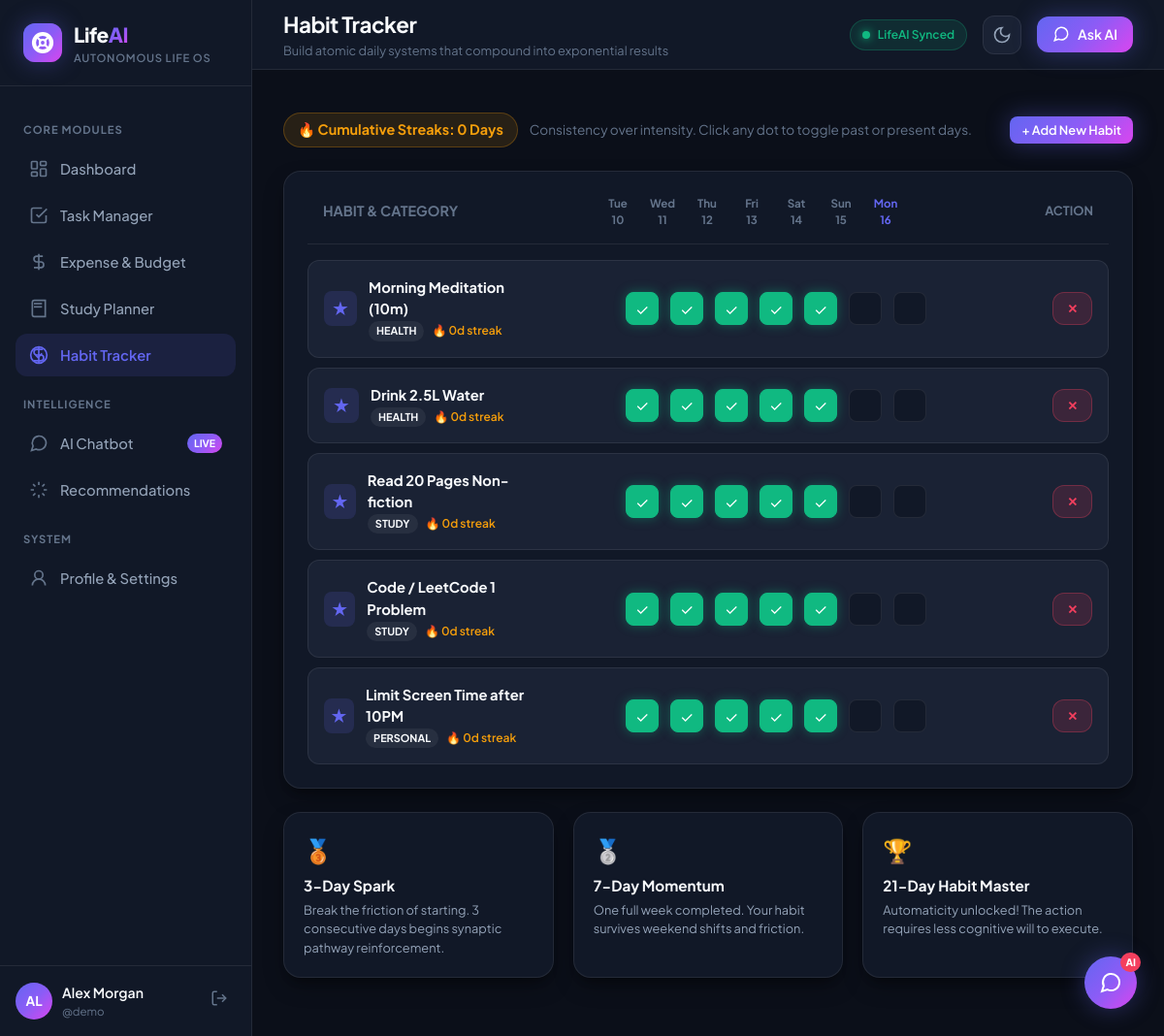
Page /habits (signed in) on the committed database.
### tables this page shows
CREATE TABLE users (
        id INTEGER PRIMARY KEY AUTOINCREMENT,
        username TEXT UNIQUE NOT NULL,
        email TEXT UNIQUE NOT NULL,
        password_hash TEXT NOT NULL,
        full_name TEXT NOT NULL,
        monthly_budget REAL DEFAULT 2500.0,
        theme TEXT DEFAULT 'dark',
        created_at TIMESTAMP DEFAULT CURRENT_TIMESTAMP
    );

CREATE TABLE habits (
        id INTEGER PRIMARY KEY AUTOINCREMENT,
        user_id INTEGER NOT NULL,
        name TEXT NOT NULL,
        category TEXT DEFAULT 'General',
        icon TEXT DEFAULT 'sparkles',
        created_at TIMESTAMP DEFAULT CURRENT_TIMESTAMP,
        FOREIGN KEY (user_id) REFERENCES users (id) ON DELETE CASCADE
    );

### app.py (the view)
@app.route('/habits')
@login_required
def habits():
    user_id = session['user_id']
    conn = get_db()
    raw_habits = conn.execute("SELECT * FROM habits WHERE user_id = ?", (user_id,)).fetchall()
    today = date.today()
    past_7_days = [(today - timedelta(days=i)) for i in range(6, -1, -1)]
    habit_rows = []
    for h in raw_habits:
        logs = conn.execute("""
            SELECT date, completed FROM habit_logs
            WHERE habit_id = ? AND date >= ?
        """, (h['id'], past_7_days[0].isoformat())).fetchall()
        log_map = {l['date']: l['completed'] for l in logs}
        day_checks = []
        for d in past_7_days:
            d_str = d.isoformat()
            day_checks.append({
                'date': d_str,
                'completed': bool(log_map.get(d_str, 0) == 1),
                'is_today': (d == today),
                'label': d.strftime('%a')
            })
        streak = 0
        curr = today
        if not log_map.get(today.isoformat(), 0):
            curr = curr - timedelta(days=1)
        while True:
            row = conn.execute("""
                SELECT completed FROM habit_logs WHERE habit_id = ? AND date = ? AND completed = 1
            """, (h['id'], curr.isoformat())).fetchone()
            if row:
                streak += 1
                curr = curr - timedelta(days=1)
            else:
                break
        habit_rows.append({
            'id': h['id'],
            'name': h['name'],
            'category': h['category'],
            'icon': h['icon'],
            'streak': streak,
            'days': day_checks,
            'done_today': bool(log_map.get(today.isoformat(), 0) == 1)
        })
    conn.close()
    return render_template('habits.html', habits=habit_rows, past_days=past_7_days)

### app.py (called while the page is built)
def login_required(f):
    @wraps(f)
    def decorated_function(*args, **kwargs):
        if 'user_id' not in session:
            flash('Please log in to access your LifeAI dashboard.', 'warning')
            return redirect(url_for('login'))
        return f(*args, **kwargs)
    return decorated_function

@app.context_processor
def inject_user():
    if 'user_id' in session:
        conn = get_db()
        user = conn.execute("SELECT * FROM users WHERE id = ?", (session['user_id'],)).fetchone()
        conn.close()
        return {'current_user': user}
    return {'current_user': None}

### database.py (called while the page is built)
def get_db():
    conn = sqlite3.connect(DB_PATH, timeout=30.0)
    conn.row_factory = sqlite3.Row
    conn.execute("PRAGMA journal_mode = WAL")
    conn.execute("PRAGMA foreign_keys = ON")
    return conn

### templates/habits.html (shortened to what this page needs)
{% extends 'base.html' %}
{% block page_title %}Habit Tracker{% endblock %}
{% block page_subtitle %}Build atomic daily systems that compound into exponential results{% endblock %}
{% block content %}
<div style="display: flex; align-items: center; justify-content: space-between; margin-bottom: 24px; flex-wrap: wrap; gap: 14px;">
    <div style="display: flex; align-items: center; gap: 12px;">
        <span class="habit-streak-badge" style="font-size: 0.9rem; padding: 6px 14px;">
            🔥 Cumulative Streaks: {{ habits|sum(attribute='streak') }} Days
        </span>
        <span style="font-size: 0.85rem; color: var(--text-muted);">
            Consistency over intensity. Click any dot to toggle past or present days.
        </span>
    </div>
    <button class="btn-primary btn-sm" onclick="openModal('newHabitModal')">
        + Add New Habit
    </button>
</div>
<div class="glass-card" style="margin-bottom: 24px;">
    <div style="display: flex; align-items: center; justify-content: space-between; padding: 0 16px 16px 16px; border-bottom: 1px solid var(--border-color); margin-bottom: 16px;">
        <div style="font-weight: 700; font-size: 0.9rem; color: var(--text-muted); width: 220px;">
            HABIT & CATEGORY
        </div>
        <div style="display: flex; align-items: center; gap: 12px; margin-right: 50px;">
            {% for d in past_days %}
            <div style="width: 34px; text-align: center; font-size: 0.72rem; font-weight: 700; color: {{ 'var(--primary)' if loop.last else 'var(--text-muted)' }};">
                <div>{{ d.strftime('%a') }}</div>
                <div>{{ d.strftime('%d') }}</div>
            </div>
            {% endfor %}
        </div>
        <div style="font-weight: 700; font-size: 0.8rem; color: var(--text-muted); width: 80px; text-align: right;">
            ACTION
        </div>
    </div>
    <div style="display: flex; flex-direction: column; gap: 10px;">
        {% if habits %}
            {% for habit in habits %}
            <div class="habit-row" id="habit-row-{{ habit.id }}" style="margin-bottom: 0;">
                <div class="habit-name-group">
                    <div class="habit-icon-box">★</div>
                    <div>
                        <div style="font-weight: 700; font-size: 0.92rem;">{{ habit.name }}</div>
                        <div style="display: flex; align-items: center; gap: 8px; margin-top: 2px;">
                            <span class="tag-badge" style="background: rgba(255,255,255,0.06); font-size: 0.68rem;">{{ habit.category }}</span>
                            <span style="font-size: 0.75rem; color: var(--accent-amber); font-weight: 600;">🔥 {{ habit.streak }}d streak</span>
                        </div>
                    </div>
                </div>
                <div class="habit-dots-track">
                    {% for day in habit.days %}
                    <button class="habit-dot-btn {{ 'completed' if day.completed else '' }}"
                            onclick="toggleHabitDate({{ habit.id }}, '{{ day.date }}', this)"
                            title="{{ day.date }} ({{ day.label }})">
                        ✓
                    </button>
                    {% endfor %}
                </div>
                <div style="width: 80px; text-align: right;">
                    <button class="btn-danger btn-sm" onclick="deleteHabit({{ habit.id }})" title="Delete habit">✕</button>
                </div>
            </div>
            {% endfor %}
        {% else %}
            <div style="text-align: center; padding: 40px; color: var(--text-muted);">
                No habits created yet. Click "+ Add New Habit" to install your daily micro-habits!
            </div>
        {% endif %}
    </div>
</div>
<div class="grid-cols-3">
    <div class="glass-card" style="padding: 20px;">
        <div style="font-size: 1.5rem; margin-bottom: 8px;">🥉</div>
        <h4 style="font-size: 0.95rem; font-weight: 700; margin-bottom: 4px;">3-Day Spark</h4>
        <p style="font-size: 0.8rem; color: var(--text-secondary);">Break the friction of starting. 3 consecutive days begins synaptic pathway reinforcement.</p>
    </div>
    <div class="glass-card" style="padding: 20px;">
        <div style="font-size: 1.5rem; margin-bottom: 8px;">🥈</div>
        <h4 style="font-size: 0.95rem; font-weight: 700; margin-bottom: 4px;">7-Day Momentum</h4>
        <p style="font-size: 0.8rem; color: var(--text-secondary);">One full week completed. Your habit survives weekend shifts and friction.</p>
    </div>
    <div class="glass-card" style="padding: 20px;">
        <div style="font-size: 1.5rem; margin-bottom: 8px;">🏆</div>
        <h4 style="font-size: 0.95rem; font-weight: 700; margin-bottom: 4px;">21-Day Habit Master</h4>
        <p style="font-size: 0.8rem; color: var(--text-secondary);">Automaticity unlocked! The action requires less cognitive will to execute.</p>
    </div>
</div>
{% endblock %}

### templates/base.html (shortened to what this page needs)
<!DOCTYPE html>
<html lang="en" data-theme="{{ session.get('theme', 'dark') }}">
<head>
    <link rel="stylesheet" href="{{ url_for('static', filename='css/style.css') }}">
</head>
<body class="{{ 'authenticated' if current_user else 'auth-page' }}">
    {% if current_user %}
    <div class="app-layout">
        <aside class="sidebar" id="sidebar">
            <div class="sidebar-header">
                <a href="{{ url_for('dashboard') }}" class="brand-logo">
                    <div class="logo-orb">
                        <span class="orb-pulse"></span>
                    </div>
                    <div class="brand-text">
                        <span class="brand-name">Life<span>AI</span></span>
                        <span class="brand-tag">Autonomous Life OS</span>
                    </div>
                </a>
            </div>
            <nav class="sidebar-nav">
                <div class="nav-section-title">CORE MODULES</div>
                <a href="{{ url_for('dashboard') }}" class="nav-item {{ 'active' if request.endpoint == 'dashboard' else '' }}">
                    <svg width="20" height="20" viewBox="0 0 24 24" fill="none" stroke="currentColor" stroke-width="2"><rect width="7" height="9" x="3" y="3" rx="1"/><rect width="7" height="5" x="14" y="3" rx="1"/><rect width="7" height="9" x="14" y="12" rx="1"/><rect width="7" height="5" x="3" y="16" rx="1"/></svg>
                    <span>Dashboard</span>
                </a>
                <a href="{{ url_for('tasks') }}" class="nav-item {{ 'active' if request.endpoint == 'tasks' else '' }}">
                    <svg width="20" height="20" viewBox="0 0 24 24" fill="none" stroke="currentColor" stroke-width="2"><path d="m9 11 3 3L22 4"/><path d="M21 12v7a2 2 0 0 1-2 2H5a2 2 0 0 1-2-2V5a2 2 0 0 1 2-2h11"/></svg>
                    <span>Task Manager</span>
                </a>
                <a href="{{ url_for('expenses') }}" class="nav-item {{ 'active' if request.endpoint == 'expenses' else '' }}">
                    <svg width="20" height="20" viewBox="0 0 24 24" fill="none" stroke="currentColor" stroke-width="2"><line x1="12" x2="12" y1="2" y2="22"/><path d="M17 5H9.5a3.5 3.5 0 0 0 0 7h5a3.5 3.5 0 0 1 0 7H6"/></svg>
                    <span>Expense & Budget</span>
                </a>
                <a href="{{ url_for('study') }}" class="nav-item {{ 'active' if request.endpoint == 'study' else '' }}">
                    <svg width="20" height="20" viewBox="0 0 24 24" fill="none" stroke="currentColor" stroke-width="2"><path d="M4 19.5v-15A2.5 2.5 0 0 1 6.5 2H20v20H6.5a2.5 2.5 0 0 1-2.5-2.5Z"/><path d="M6 6h10"/><path d="M6 10h10"/></svg>
                    <span>Study Planner</span>
                </a>
                <a href="{{ url_for('habits') }}" class="nav-item {{ 'active' if request.endpoint == 'habits' else '' }}">
                    <svg width="20" height="20" viewBox="0 0 24 24" fill="none" stroke="currentColor" stroke-width="2"><path d="M12 2v20M17 5H9.5a3.5 3.5 0 0 0 0 7h5a3.5 3.5 0 0 1 0 7H6"/><circle cx="12" cy="12" r="10"/><path d="m8 12 3 3 5-5"/></svg>
                    <span>Habit Tracker</span>
                </a>
                <div class="nav-section-title">INTELLIGENCE</div>
                <a href="{{ url_for('chat') }}" class="nav-item ai-item {{ 'active' if request.endpoint == 'chat' else '' }}">
                    <svg width="20" height="20" viewBox="0 0 24 24" fill="none" stroke="currentColor" stroke-width="2"><path d="m3 21 1.9-5.7a8.5 8.5 0 1 1 3.8 3.8z"/></svg>
                    <span>AI Chatbot</span>
                    <span class="nav-badge">Live</span>
                </a>
                <a href="{{ url_for('recommendations') }}" class="nav-item {{ 'active' if request.endpoint == 'recommendations' else '' }}">
                    <svg width="20" height="20" viewBox="0 0 24 24" fill="none" stroke="currentColor" stroke-width="2"><path d="M12 2v4M12 18v4M4.93 4.93l2.83 2.83M16.24 16.24l2.83 2.83M2 12h4M18 12h4M4.93 19.07l2.83-2.83M16.24 7.76l2.83-2.83"/></svg>
                    <span>Recommendations</span>
                </a>
                <div class="nav-section-title">SYSTEM</div>
                <a href="{{ url_for('profile') }}" class="nav-item {{ 'active' if request.endpoint == 'profile' else '' }}">
                    <svg width="20" height="20" viewBox="0 0 24 24" fill="none" stroke="currentColor" stroke-width="2"><circle cx="12" cy="8" r="5"/><path d="M20 21a8 8 0 1 0-16 0"/></svg>
                    <span>Profile & Settings</span>
                </a>
            </nav>
            <div class="sidebar-footer">
                <div class="user-card-mini">
                    <div class="avatar-circle">{{ current_user.full_name[:2].upper() }}</div>
                    <div class="user-meta">
                        <span class="user-name">{{ current_user.full_name }}</span>
                        <span class="user-role">@{{ current_user.username }}</span>
                    </div>
                </div>
                <a href="{{ url_for('logout') }}" class="btn-logout" title="Sign out">
                    <svg width="18" height="18" viewBox="0 0 24 24" fill="none" stroke="currentColor" stroke-width="2"><path d="M9 21H5a2 2 0 0 1-2-2V5a2 2 0 0 1 2-2h4"/><polyline points="16 17 21 12 16 7"/><line x1="21" x2="9" y1="12" y2="12"/></svg>
                </a>
            </div>
        </aside>
        <div class="main-content-wrapper">
            <header class="topbar">
                <div class="topbar-left">
                    <div class="page-title-group">
                        <h1 class="page-heading">{% block page_title %}Dashboard{% endblock %}</h1>
                        <span class="page-subheading">{% block page_subtitle %}Your autonomous daily life overview{% endblock %}</span>
                    </div>
                </div>
                <div class="topbar-right">
                    <div class="ai-status-pill">
                        <span class="status-dot"></span>
                        <span class="status-label">LifeAI Synced</span>
                    </div>
                    <button class="theme-toggle-btn" id="themeToggleBtn" title="Toggle dark/light theme" aria-label="Toggle theme">
                        <svg class="moon-icon" width="20" height="20" viewBox="0 0 24 24" fill="none" stroke="currentColor" stroke-width="2"><path d="M12 3a6 6 0 0 0 9 9 9 9 0 1 1-9-9Z"/></svg>
                    </button>
                    <a href="{{ url_for('chat') }}" class="btn-topbar-chat">
                        <svg width="18" height="18" viewBox="0 0 24 24" fill="none" stroke="currentColor" stroke-width="2"><path d="m3 21 1.9-5.7a8.5 8.5 0 1 1 3.8 3.8z"/></svg>
                        <span>Ask AI</span>
                    </a>
                </div>
            </header>
            <div class="alerts-container">
            </div>
            <main class="page-content">
                {% block content %}{% endblock %}
            </main>
        </div>
    </div>
    {% else %}
    <div class="auth-wrapper">
        {% block auth_content %}{% endblock %}
    </div>
    {% endif %}
    {% if current_user and request.endpoint != 'chat' %}
    <a href="{{ url_for('chat') }}" class="floating-ai-fab" title="Chat with LifeAI">
        <svg width="24" height="24" viewBox="0 0 24 24" fill="none" stroke="currentColor" stroke-width="2"><path d="m3 21 1.9-5.7a8.5 8.5 0 1 1 3.8 3.8z"/></svg>
        <span class="fab-badge">AI</span>
    </a>
    {% endif %}
</body>
</html>

### rows in the picture
users: full_name "AL", full_name "Alex Morgan", username "demo"
habits: name "Morning Meditation (10m)", category "HEALTH", streak "0"
habits: name "Drink 2.5L Water", category "HEALTH", streak "0"
habits: name "Read 20 Pages Non-fiction", category "STUDY", streak "0"
habits: name "Code / LeetCode 1 Problem", category "STUDY", streak "0"
habits: name "Limit Screen Time after 10PM", category "PERSONAL", streak "0"

### other values in the picture
{{ habits|sum(attribute='streak') }} "0"
{{ d.strftime('%a') }} "Tue" "Wed" "Thu" "Fri" "Sat" "Sun" "Mon"
{{ d.strftime('%d') }} "10" "11" "12" "13" "14" "15" "16"
